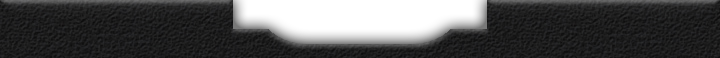
#> input picture assets/slot_front_dark.png, 720 x 58 px
$ python lynx.py
#> lines starting #> are read from the running program, lines starting #| are printed output that depends on the picture; after the words box and inside, x2 and y2 are one past the last pixel; in counts of white or black regions, pixels touching at a corner belong together
### tools/slot_art/strip.py
"""What every system's cart slot strip is drawn with: the strip's size, Slot's
mouth, the moulded plastic's grain, and embossing."""

from pathlib import Path

import numpy as np
from PIL import Image, ImageFont

ROOT = Path(__file__).resolve().parent.parent.parent
W, H = 720, 58
FONT = ROOT / 'crates/slot-ui/assets/label.ttf'


def colour(name, shells):
    if name in shells:
        return shells[name]
    name = name.lstrip('#')
    return tuple(int(name[i:i + 2], 16) for i in (0, 2, 4))


def grain(seed, amount):
    """The moulded plastic's fine texture, as a multiplier around 1."""
    rng = np.random.default_rng(seed)
    n = rng.normal(0.0, 1.0, (H, W))
    # A little blur so it reads as texture, not noise.
    n = (n + np.roll(n, 1, 0) + np.roll(n, 1, 1) + np.roll(n, -1, 0) + np.roll(n, -1, 1)) / 5
    return 1.0 + n * amount


def mouth():
    """Slot's mouth: True where the front strip is open."""
    a = np.array(Image.open(ROOT / 'assets/slot_front_dark.png').convert('RGBA'))[:, :, 3]
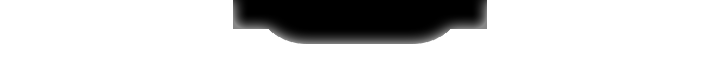
#> a: shape (58, 720); min 0, max 255, mean 200.7
    return a < 128
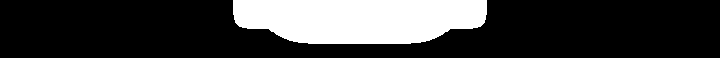
#> returned value: shape (58, 720) bool; 22.9% white; 1 white region, box (x1, y1, x2, y2) and area: (233, 0, 487, 44) 9579


def near(mask, d):
    """Pixels within d of the mask, outside it."""
    out = np.zeros_like(mask)
    for dy in range(-d, d + 1):
        for dx in range(-d, d + 1):
            out |= np.roll(np.roll(mask, dy, 0), dx, 1)
    return out & ~mask


def shade(rgb, factor):
    return np.clip(np.array(rgb, float) * factor, 0, 255)


def to_image(light, base, alpha=None):
    """light is an H x W multiplier on the shell colour."""
    img = np.clip(light[:, :, None] * np.array(base, float)[None, None, :], 0, 255)
    a = np.full((H, W), 255.0) if alpha is None else alpha
    return Image.fromarray(np.dstack([img, a]).astype(np.uint8), 'RGBA')


# [5 lines left out: function embossed, not called in this run]


def rgb(base, factor):
    return tuple(int(c) for c in shade(base, factor))


def open_mouth(img):
    """Keep the opening open whatever was drawn across it."""
    m = mouth()
    out = np.array(img)
    out[:, :, 3] = np.where(m, 0, out[:, :, 3])
    return Image.fromarray(out, 'RGBA')

### tools/slot_art/lynx.py
#!/usr/bin/env python3
"""Draw the Lynx's cart slot for Cart Slot set to Bespoke.

    tools/slot_art/lynx.py [colour] [--out DIR]

The three strips are the size of Slot's (720x58) with its mouth cut out in the
same place, so a cart goes in the same way. They draw the top of a Lynx II's
back: the cartridge bay sunk into the raised middle block, the step of the
band below it, the two recesses either side for the rating label and serial
number, and the rubber grips with their screws on the ends. No maker's names
or marks are drawn: the band is left plain.

colour is the Lynx's dark grey, or a hex RGB.
"""

import argparse
from pathlib import Path

import numpy as np
from PIL import Image, ImageDraw

from strip import H, ROOT, W, colour, grain, mouth, near, open_mouth, rgb, to_image

SHELLS = {
    'grey': (68, 70, 75),
}
# The raised middle block, and the rubber grips on the ends.
BLOCK = (176, 544)
GRIP = 54


def back(base):
    """Seen through the mouth: the floor of the bay."""
    light = np.full((H, W), 0.72) * grain(13, 0.03)
    ys = np.arange(H)[:, None]
    light *= 0.8 + 0.2 * np.clip(ys / 28, 0, 1)
    m = mouth()
    xs = np.where(m[2])[0]
#> xs = 254 values from 233 to 486
    left, right = xs.min(), xs.max()
#> left = 233; right = 486
    for i in range(10):
        f = 0.72 + 0.28 * i / 10
        light[:, left + i] *= f
        light[:, right - i] *= f
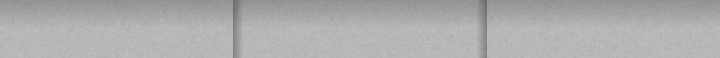
#> light: shape (58, 720) float64; min 0.416, max 0.756, mean 0.681
    img = to_image(light, base)
#> in to_image, `img = np.clip(light[:, :, None] * np.array(base, float)[None, None, :]..`:
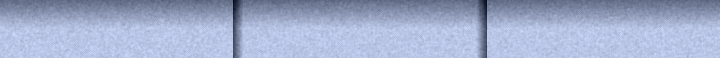
#> img: shape (58, 720, 3) float64; mean of channels 0, 1, 2 46.3, 47.7, 51.1; drawn with min black and max white
    d = ImageDraw.Draw(img)
    # The cart's edge connector slot at the top of the bay.
    d.rectangle([left + 22, 2, right - 22, 7], fill=(16, 16, 18))
    d.line([left + 22, 8, right - 22, 8], fill=rgb(base, 1.0))
    return img


def front(base):
    """The case around the bay, open where the cart goes in."""
#> called with base = (68, 70, 75)
    m = mouth()
    light = np.full((H, W), 1.0) * grain(14, 0.04)
    ys = np.arange(H)[:, None]
    light *= 1.03 - 0.07 * ys / H
    x0, x1 = BLOCK
    # The middle block stands proud: lighter, with lit and shaded edges.
    light[:, x0:x1] *= 1.08
    light[:, x0:x0 + 2] *= 1.25
    light[:, x1 - 2:x1] *= 0.7
    light[0, x0:x1] *= 1.25
    # The band under the bay steps out of the block.
    light[46:, x0 + 6:x1 - 6] *= 1.07
    light[45, x0 + 6:x1 - 6] *= 1.4
    light[46, x0 + 6:x1 - 6] *= 1.15
    # The rubber grips on the ends: darker, smooth, curving in.
    for side in (0, 1):
        for y in range(H):
            reach = GRIP - int(10 * (1 - ((y - H / 2) / (H / 2)) ** 2))
            if side == 0:
                light[y, :reach] = 0.62 + 0.04 * np.sin(y / 9)
                light[y, reach] *= 0.6
            else:
                light[y, W - reach:] = 0.62 + 0.04 * np.sin(y / 9)
                light[y, W - reach - 1] *= 0.6
    light[near(m, 2)] *= 0.6
#> after the loop in near, `for dy in range(-d, d + 1):`: out: shape (58, 720) bool; 25.8% white; 2 white regions, box (x1, y1, x2, y2) and area: (231, 0, 489, 46) 10271, (231, 56, 489, 58) 516
#> in near, `return out & ~mask`: returned value: shape (58, 720) bool; 2.9% white; 2 white regions, box (x1, y1, x2, y2) and area: (231, 0, 489, 46) 692, (231, 56, 489, 58) 516
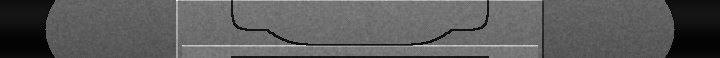
#> light: shape (58, 720) float64; min 0.563, max 1.74, mean 0.987; drawn with min black and max white
    img = to_image(light, base, np.where(m, 0.0, 255.0))
    d = ImageDraw.Draw(img)
    seam, lit = rgb(base, 0.55), rgb(base, 1.3)
    # The recesses for the rating label and the serial number.
    for a, b in ((84, 152), (568, 636)):
        d.rectangle([a, 8, b, H + 4], outline=seam)
        d.line([a + 1, 9, b - 1, 9], fill=lit)
    # Screws in the grips.
    for cx in (22, 698):
        d.ellipse([cx - 5, 8, cx + 5, 18], fill=rgb(base, 0.4))
        d.ellipse([cx - 3, 10, cx + 3, 16], fill=(150, 140, 110))
        d.point([(cx, 13)], fill=(60, 56, 44))
    return open_mouth(img)


def plugged(base):
    """A cart in the bay: the front over the back, the bay holding the top of
    a grey Lynx cart with its rounded lip."""
#> called with base = (68, 70, 75)
    b = np.array(back(base)).astype(float)
    m = mouth()
    cart = np.array(to_image(np.full((H, W), 1.0) * grain(15, 0.03), (104, 106, 112))).astype(float)
    ys = np.arange(H)[:, None]
    lip = np.broadcast_to(((ys >= 2) & (ys < 14))[:, :, None], cart.shape)
    cart[lip] *= 1.15
    cart[(ys == 14).repeat(W, 1)] *= 0.6
    cart[20:, 288:432, :3] = (226, 224, 218)
    inner = m.copy()
    xs = np.where(m[2])[0]
#> xs = 254 values from 233 to 486
    inner[:, :xs.min() + 10] = False
    inner[:, xs.max() - 9:] = False
#> inner: shape (58, 720) bool; 21.8% white; 1 white region, box (x1, y1, x2, y2) and area: (243, 0, 477, 44) 9095
    b[inner] = cart[inner]
    b[:, :, 3] = 255
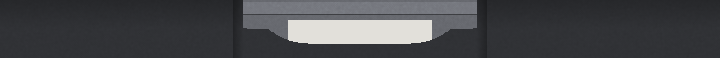
#> b: shape (58, 720, 4) float64; mean of channels 0, 1, 2, 3 69.3, 70.5, 73.6, 255; drawn as R, G, B
    out = Image.fromarray(b.astype(np.uint8), 'RGBA')
#> out: PIL image 720x58 RGBA
    out.alpha_composite(front(base))
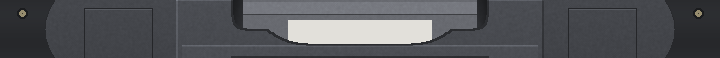
#> out: PIL image 720x58 RGBA; mean R, G, B, A 83.2, 84.8, 88.8, 255
    return out


def main():
    ap = argparse.ArgumentParser(description=__doc__, formatter_class=argparse.RawDescriptionHelpFormatter)
    ap.add_argument('colour', nargs='?', default='grey')
    ap.add_argument('--out', default=str(ROOT / 'assets'))
    a = ap.parse_args()
    base = colour(a.colour, SHELLS)
    out = Path(a.out)
    out.mkdir(parents=True, exist_ok=True)
    back(base).save(out / 'slot_lynx_back.png', optimize=True)
    front(base).save(out / 'slot_lynx_front.png', optimize=True)
    plugged(base).save(out / 'slot_lynx_plugged.png', optimize=True)
    print(f'slot_lynx_back/front/plugged.png in {out}, colour {base}')


if __name__ == '__main__':
    main()
